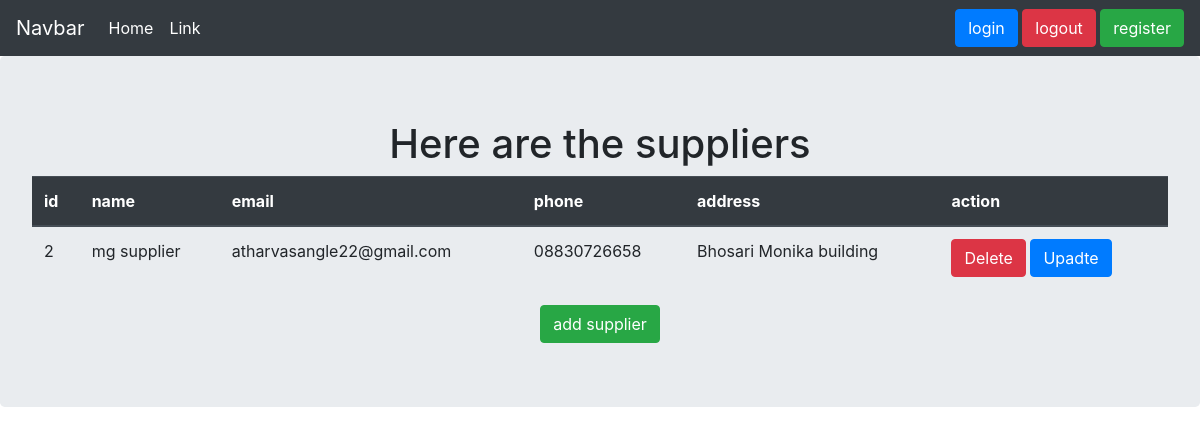
Page /sup/ on the earlier database version.
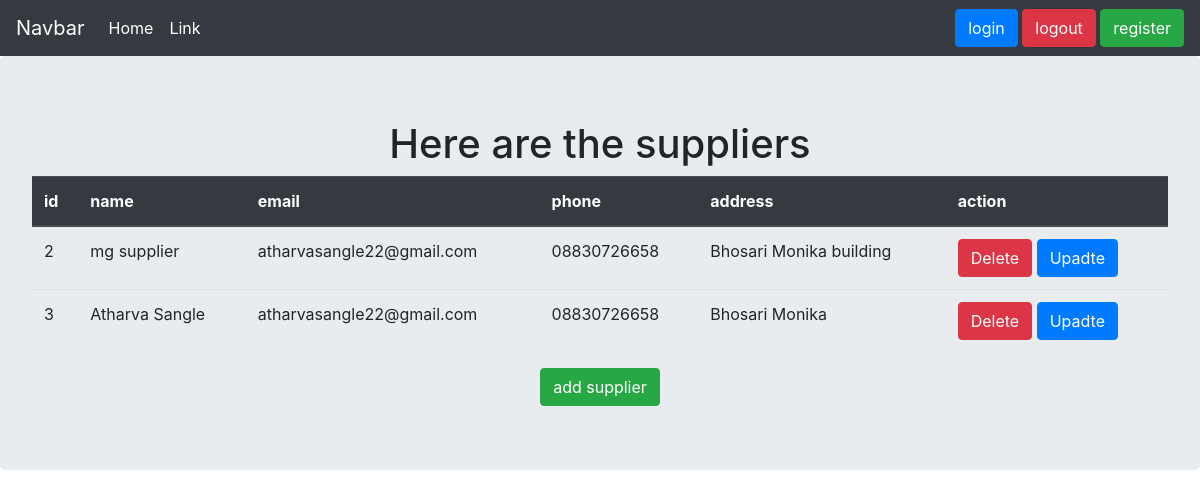
Same page on the later database version.
### app/models.py (models this page shows, shortened)
class Supplier(models.Model):
    name = models.CharField(max_length=150)
    email = models.EmailField(blank=True)
    phone = models.CharField(max_length=15, blank=True)
    address = models.TextField(blank=True)
    created_at = models.DateTimeField(auto_now_add=True)

### app/views.py (the view)
# urls.py: path("sup/", views.supplier_view, name = 'sup'),
def supplier_view(request):
    data = Supplier.objects.all()
    return render (request , 'supplier.html' , {'data' : data})

### template/supplier.html
{% extends 'base.html' %}
{% block lion %}
    <div class="jumbotron" align = "center">
        <h1>Here are the suppliers</h1>
        <table class="table" align = "center">
        <thead class="thead-dark">
            <tr>
                <th>id</th>
                <th>name</th>
                <th>email</th>
                <th>phone</th>
                <th>address</th>
                <th>action </th>
            </tr>
            </thead>
            <tbody>
                {% for item in data %}
                    <tr>
                    <td>{{item.id}}</td>
                    <td> {{item.name}}</td>
                    <td>{{item.email}}</td>
                    <td>{{item.phone}}</td>
                    <td>{{item.address}}</td>
                   <td><a href="{% url 'del_sup' item.id %}" class="btn btn-danger">Delete</a>
                   <a href="{% url 'update_sup' item.id %}" class="btn btn-primary">Upadte</a></td>
                    </tr>
                {% endfor %}
            </tbody>
        </table>
        <div>
                        <a href="/add_sup/" class="btn btn-success"> add supplier </a>
                    </div>
    </div>
{% endblock lion %}

Differences in the rows shown:
added Supplier: id "3", name "Atharva Sangle", email "atharvasangle22@gmail.com", phone "08830726658", address "Bhosari Monika"
